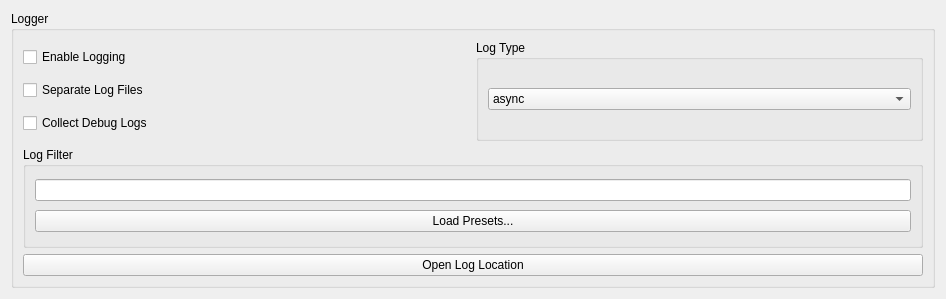
						<widget class="QWidget" name="logTabContents">
							<property name="geometry">
								<rect>
									<x>0</x>
									<y>0</y>
									<width>946</width>
									<height>299</height>
								</rect>
							</property>
							<property name="sizePolicy">
								<sizepolicy hsizetype="Preferred" vsizetype="Fixed">
									<horstretch>0</horstretch>
									<verstretch>0</verstretch>
								</sizepolicy>
							</property>
							<layout class="QVBoxLayout" name="logTabVLayout" stretch="0">
								<item>
									<layout class="QHBoxLayout" name="horizontalLayout_log">
										<property name="leftMargin">
											<number>0</number>
										</property>
										<property name="topMargin">
											<number>0</number>
										</property>
										<item>
											<layout class="QVBoxLayout" name="loggerTabLayoutRight">
												<item>
													<widget class="QGroupBox" name="loggerGroupBox">
														<property name="title">
															<string>Logger</string>
														</property>
														<layout class="QVBoxLayout" name="loggerLayout">
															<item>
																<layout class="QHBoxLayout" name="horizontalLayout_12">
																	<property name="topMargin">
																		<number>0</number>
																	</property>
																	<item>
																		<layout class="QVBoxLayout" name="verticalLayout_7">
																			<property name="topMargin">
																				<number>0</number>
																			</property>
																			<item>
																				<widget class="QCheckBox" name="enableLoggingCheckBox">
																					<property name="text">
																						<string>Enable Logging</string>
																					</property>
																				</widget>
																			</item>
																			<item>
																				<widget class="QCheckBox" name="separateLogFilesCheckbox">
																					<property name="text">
																						<string>Separate Log Files</string>
																					</property>
																				</widget>
																			</item>
																			<item>
																				<widget class="QCheckBox" name="collectDebugLogsCheckBox">
																					<property name="text">
																						<string>Collect Debug Logs</string>
																					</property>
																				</widget>
																			</item>
																		</layout>
																	</item>
																	<item>
																		<widget class="QGroupBox" name="logTypeGroupBox">
																			<property name="maximumSize">
																				<size>
																					<width>16777215</width>
																					<height>16777215</height>
																				</size>
																			</property>
																			<property name="title">
																				<string>Log Type</string>
																			</property>
																			<layout class="QVBoxLayout" name="logTypeBoxLayout">
																				<item>
																					<widget class="QComboBox" name="logTypeComboBox">
																						<item>
																							<property name="text">
																								<string>async</string>
																							</property>
																						</item>
																						<item>
																							<property name="text">
																								<string>sync</string>
																							</property>
																						</item>
																					</widget>
																				</item>
																			</layout>
																		</widget>
																	</item>
																</layout>
															</item>
															<item>
																<layout class="QVBoxLayout" name="vLayoutLogFilter">
																	<property name="spacing">
																		<number>6</number>
																	</property>
																	<property name="leftMargin">
																		<number>0</number>
																	</property>
																	<item>
																		<layout class="QHBoxLayout" name="hLayoutLogFilter">
																			<item>
																				<widget class="QGroupBox" name="logFilter">
																					<property name="title">
																						<string>Log Filter</string>
																					</property>
																					<layout class="QVBoxLayout" name="logFilterLayout">
																						<item>
																							<widget class="QLineEdit" name="logFilterLineEdit"/>
																						</item>
																						<item>
																							<widget class="QPushButton" name="logPresetsButton">
																								<property name="text">
																									<string>Load Presets...</string>
																								</property>
																							</widget>
																						</item>
																					</layout>
																				</widget>
																			</item>
																		</layout>
																	</item>
																</layout>
															</item>
															<item>
																<widget class="QPushButton" name="OpenLogLocationButton">
																	<property name="text">
																		<string>Open Log Location</string>
																	</property>
																</widget>
															</item>
														</layout>
													</widget>
												</item>
											</layout>
										</item>
									</layout>
								</item>
							</layout>
						</widget>
